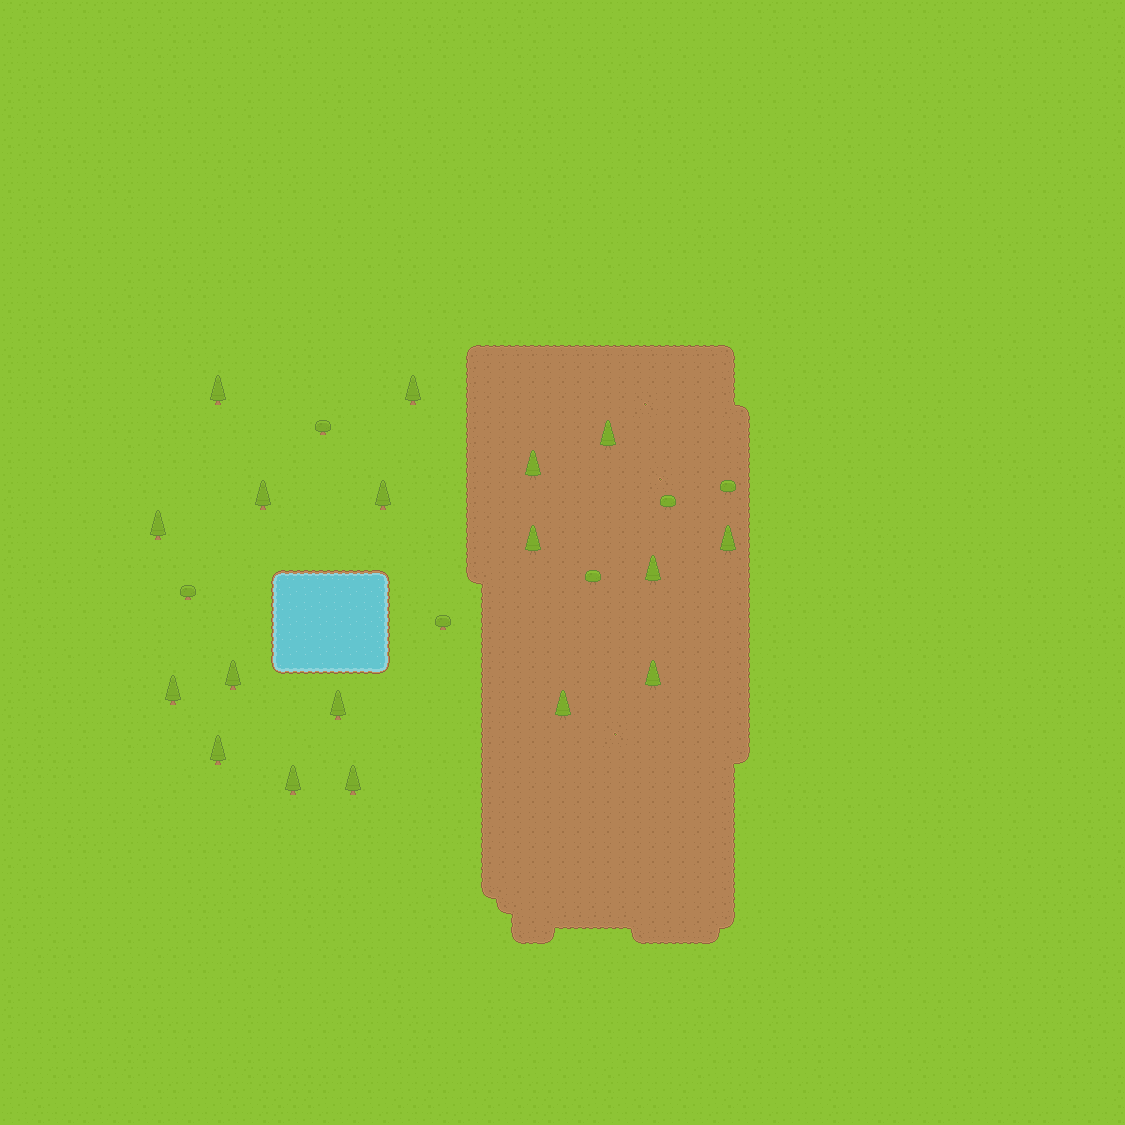

Tiled map render using the project's own tile images. Description and the map definition, with tile-layer contents summarised, below:
An orthogonal 75x75 tile map with 15x15 px tiles, 3 tile layers (Tile Layer 1, Tile Layer 2, Objects).

<map version="1.0" tiledversion="1.0.2" orientation="orthogonal" renderorder="left-down" width="75" height="75" tilewidth="15" tileheight="15" nextobjectid="1">
 <tileset firstgid="1" source="../base_tileset.tsx" />
 <layer name="Tile Layer 1" width="75" height="75">
  <data>[5625 cells, 5625 non-empty, 11 distinct tile ids]</data>
 </layer>
 <layer name="Tile Layer 2" width="75" height="75">
  <data>[5625 cells, 709 non-empty, 13 distinct tile ids]</data>
 </layer>
 <layer name="Objects" width="75" height="75">
  <data>[5625 cells, 42 non-empty, 3 distinct tile ids]</data>
 </layer>
</map>
